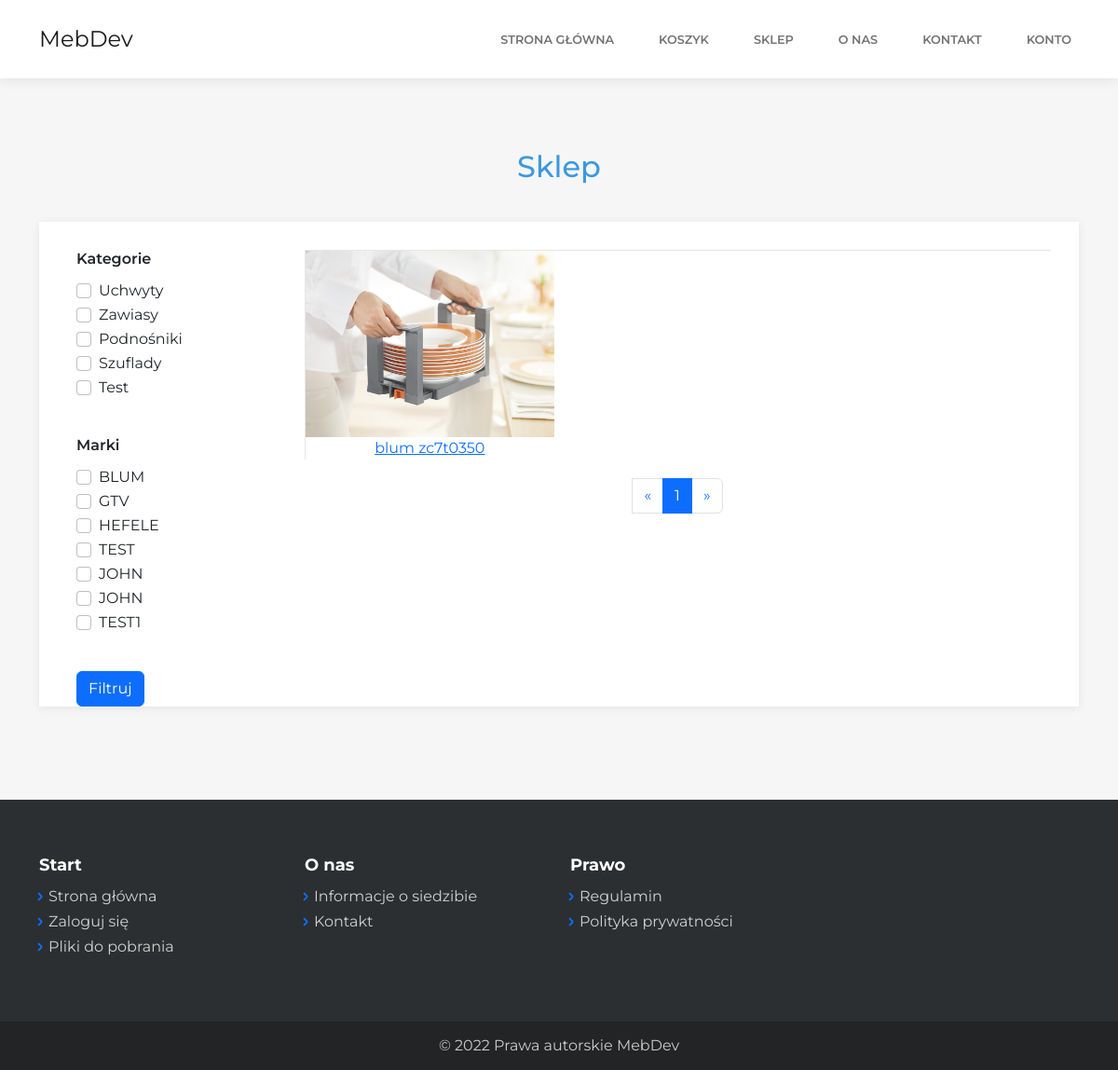
The page /catalog-page.php on the database its author committed.
### tables this page shows
CREATE TABLE `category` (
  `id` int(11) NOT NULL,
  `name` text NOT NULL
);

CREATE TABLE `brands` (
  `id` int(11) NOT NULL,
  `name` text NOT NULL
);

CREATE TABLE `products` (
  `id` int(11) NOT NULL,
  `name` text NOT NULL,
  `description` text NOT NULL,
  `id_brand` int(11) NOT NULL,
  `id_category` int(11) NOT NULL,
  `picture` text NOT NULL,
  `price` double DEFAULT NULL
);

### catalog-page.php (the view, shortened to what this page needs)
<?php
include 'includes/header.php';
?>
    <main class="page catalog-page">
        <section class="clean-block clean-catalog dark">
            <div class="container">
                <div class="block-heading">
                    <h2 class="text-info">Sklep</h2>
                </div>
                <div class="content">
                    <div class="row">
                        <div class="col-md-3">
                            <div class="d-none d-md-block">
                                <div class="filters">
								<form action="catalog-page.php" method="GET">
                                    <div class="filter-item">
                                        <h3>Kategorie</h3>
										<?php
										require_once "config.php";
										$results = mysqli_query($link, "SELECT name, id FROM category");
										$i = 1;
										while($row = mysqli_fetch_row($results)){
											echo '<div class="form-check"><input class="form-check-input" type="checkbox" id="formCheck-'.$i.'" name="Categories[]" value="'.$row[1].'"><label class="form-check-label" for="formCheck-'.$i.'">'.$row[0].'</label></div>';
											$i = $i+1;
										}
										?>
                                    </div>
                                    <div class="filter-item">
                                        <h3>Marki</h3>
										<?php
										$results = mysqli_query($link, "SELECT name, id FROM brands");
										while($row = mysqli_fetch_row($results)){
											echo '<div class="form-check"><input class="form-check-input" type="checkbox" id="formCheck-'.$i.'" name="Brands[]" value="'.$row[1].'"><label class="form-check-label" for="formCheck-'.$i.'">'.$row[0].'</label></div>';
											$i = $i+1;
										}
										?>
                                    </div>
									<button class="btn btn-primary" type="submit" >Filtruj</button>
								</form>
                                </div>
                            </div>
                        </div>
                        <div class="col-md-9">
                            <div class="products">
                                <div class="row g-0" id="product">
									<?php
										$query1 = "SELECT P.id, P.name, picture FROM products P JOIN category C ON P.id_category = C.id JOIN brands B ON B.id = P.id_brand";
										$query = $query1;
										$query3 = "";
										if(empty($_GET["page"])==false && $_GET["page"] != 1)
										{
											$max = $_GET["page"]*10-1;
											$min = $max-10;
											$query3 = " LIMIT {$min}, {$max}";
										}
										else{
											$query3 = " LIMIT 0, 9";
										}
										$query .= $query3;
										$results = mysqli_query($link, $query);
										while($row = mysqli_fetch_row($results)){
											echo '<div class="col-12 col-md-6 col-lg-4" style="text-align: center;">';
											echo '<img class="img-fluid" src="assets/img/products/'.$row[2].'">';
											echo '<a href="product-page.php?id='.$row[0].'">'.$row[1].'<a>';
											echo '</div>';
										}
									?>
                                </div>
                                <nav>
                                    <ul class="pagination">
										<?php
										$results = mysqli_query($link, "SELECT count(id) FROM products");
										$j = 0;
										$result = mysqli_fetch_row($results);
										$url = '//'.$_SERVER["HTTP_HOST"].$_SERVER["REQUEST_URI"];
										if(!empty($_GET["page"]) && $_GET["page"] != 1){
											$pre = $_GET["page"]-1;
											if(strpos($url, "?")){
												echo '<li class="page-item"><a class="page-link" aria-label="Previous" href="'.$url.'&page='.$pre.'"><span aria-hidden="true">«</span></a></li>';
											}
											else
											{
												echo '<li class="page-item"><a class="page-link" aria-label="Previous" href="'.$url.'?page='.$pre.'"><span aria-hidden="true">«</span></a></li>';
											}
										}
										else
										{
											echo '<li class="page-item"><a class="page-link" aria-label="Previous"><span aria-hidden="true">«</span></a></li>';
										}
										while($j < $result[0]/10){
											$j=$j+1;
											if((empty($_GET["page"])==true && $j==1)||$_GET["page"]==$j)
											{
												$if = strpos($url, "?");
												if($if){
													echo '<li class="page-item active"><a class="page-link" href="'.$url.'&page='.$j.'">'.$j.'</a></li>';
												}
												else{
													echo '<li class="page-item active"><a class="page-link" href="'.$url.'?page='.$j.'">'.$j.'</a></li>';
												}
											}
										}
										if(!empty($_GET["page"])){
											if($_GET["page"] == $j){
												echo '<li class="page-item"><a class="page-link" aria-label="Next"><span aria-hidden="true">»</span></a></li>';
											}
											else{
												$next = $_GET["page"]+1;
												if(strpos($url, "?")){
													echo '<li class="page-item"><a class="page-link" aria-label="Next" href="'.$url.'&page='.$mext.'"><span aria-hidden="true">»</span></a></li>';
												}
												else
												{
													echo '<li class="page-item"><a class="page-link" aria-label="Next" href="'.$url.'?page='.$next.'"><span aria-hidden="true">»</span></a></li>';
												}
											}
										}
										else{
											if($j > 1){
											if(strpos($url, "?")){
												echo '<li class="page-item"><a class="page-link" aria-label="Next" href="'.$url.'&page=2"><span aria-hidden="true">»</span></a></li>';
											}
											else
											{
												echo '<li class="page-item"><a class="page-link" aria-label="Next" href="'.$url.'?page=2"><span aria-hidden="true">»</span></a></li>';
											}
											}
											else
											{
												echo '<li class="page-item"><a class="page-link" aria-label="Next"><span aria-hidden="true">»</span></a></li>';
											}
										}
										?>
                                    </ul>
                                </nav>
                            </div>
                        </div>
                    </div>
                </div>
            </div>
        </section>
    </main>
<?php
include 'includes/footer.php';
?>

### includes/header.php (shortened to what this page needs)
<!DOCTYPE html>
<html lang="pl">
<head>
    <link rel="stylesheet" href="assets/bootstrap/css/bootstrap.min.css">
    <link rel="stylesheet" href="assets/fonts/simple-line-icons.min.css">
    <link rel="stylesheet" href="https://cdnjs.cloudflare.com/ajax/libs/baguettebox.js/1.11.1/baguetteBox.min.css">
    <link rel="stylesheet" href="assets/css/vanilla-zoom.min.css">
</head>
<body>
    <nav class="navbar navbar-light navbar-expand-lg fixed-top bg-white clean-navbar">
        <div class="container"><a class="navbar-brand logo" href="index.php">MebDev</a>
            <div class="collapse navbar-collapse" id="navcol-1">
                <ul class="navbar-nav ms-auto">
                    <li class="nav-item"><a class="nav-link" href="index.php">Strona główna</a></li>
                    <li class="nav-item"><a class="nav-link" href="shopping-cart.php">Koszyk</a></li>
                    <li class="nav-item"><a class="nav-link" href="catalog-page.php">Sklep</a></li>
                    <li class="nav-item"><a class="nav-link" href="about-us.php">o nas</a></li>
                    <li class="nav-item"><a class="nav-link" href="contact-us.php">kontakt</a></li>
                    <?php
					if(empty($_SESSION["loggedin"]) == false){
						if($_SESSION["loggedin"]==true){
							echo '<a class="nav-link" href="edit.php">'.$_SESSION["username"] .'</a>';
						}
						else{
							echo '<a class="nav-link" href="login.php"><span>Konto</span></a>';
						}
					}
					else{
						echo '<a class="nav-link" href="login.php"><span>Konto</span></a>';
					}
                    ?>
                </ul>
            </div>
        </div>
    </nav>

### includes/footer.php (shortened to what this page needs)
<footer class="page-footer dark">
        <div class="container">
            <div class="row">
                <div class="col-sm-3">
                    <h5>Start</h5>
                    <ul>
                        <li><a href="index.php">Strona główna</a></li>
                        <li><a href="login.php">Zaloguj się</a></li>
                        <li><a href="#">Pliki do pobrania</a></li>
                    </ul>
                </div>
                <div class="col-sm-3">
                    <h5>O nas</h5>
                    <ul>
                        <li><a href="about-us.php">Informacje o siedzibie</a></li>
                        <li><a href="contact-us.php">Kontakt</a></li>
                    </ul>
                </div>
                <div class="col-sm-3">
                    <h5>Prawo</h5>
                    <ul>
                        <li><a href="#">Regulamin</a></li>
                        <li><a href="#">Polityka prywatności</a></li>
                    </ul>
                </div>
            </div>
        </div>
        <div class="footer-copyright">
            <p>© 2022 Prawa autorskie MebDev</p>
        </div>
    </footer>
</body>
</html>

### rows shown on the page
category: name "Uchwyty"
category: name "Zawiasy"
category: name "Podnośniki"
category: name "Szuflady"
category: name "Test"
brands: name "BLUM"
brands: name "GTV"
brands: name "HEFELE"
brands: name "TEST"
brands: name "JOHN"
brands: name "JOHN"
brands: name "TEST1"
products: picture (picture), name "blum zc7t0350"
